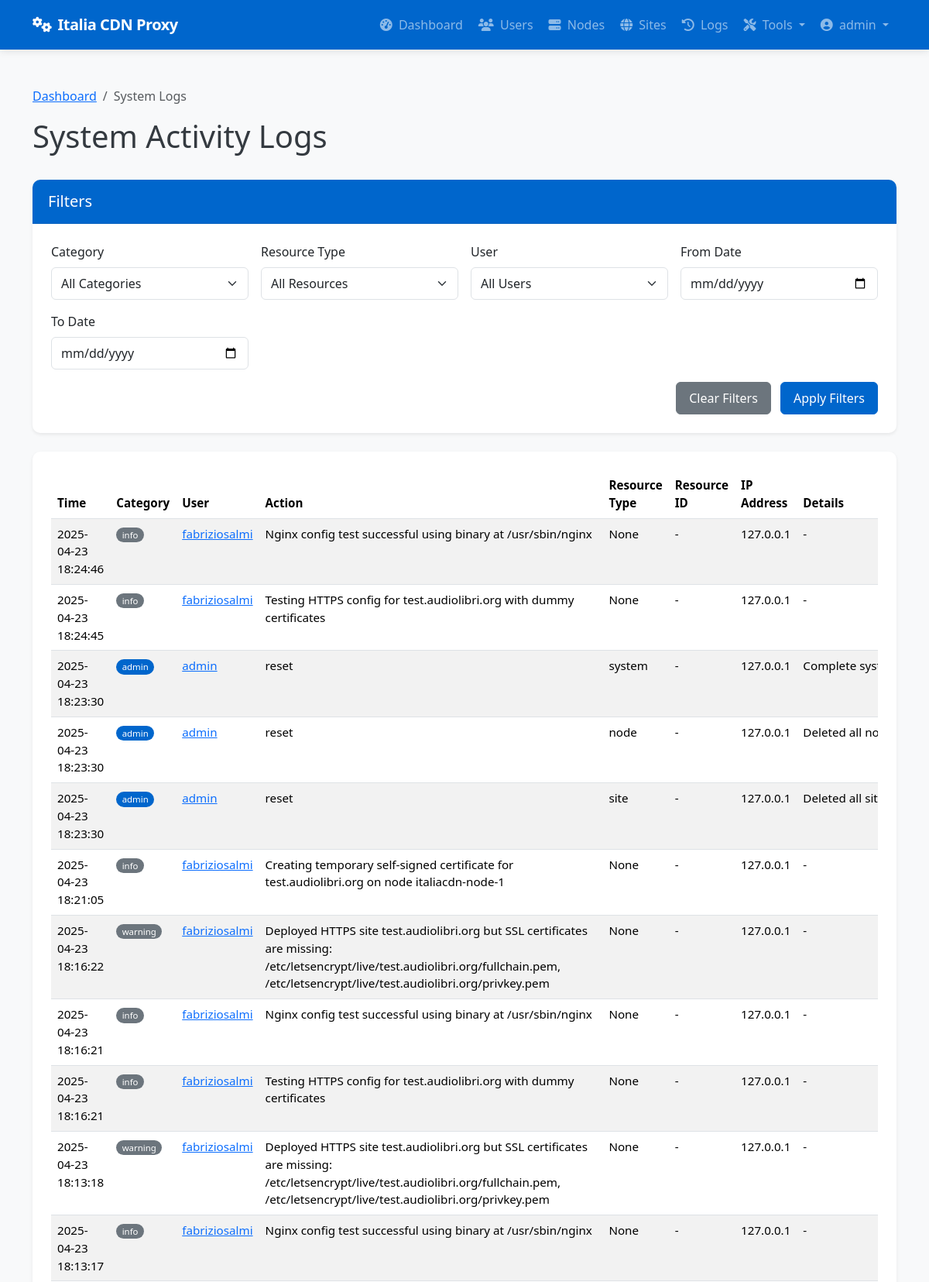
The page /admin/system/logs (signed in, upper part) on the database its author committed.
### app/models/models.py (models this page shows, shortened)
class User(db.Model):
    __tablename__ = 'users'
    id = db.Column(db.Integer, primary_key=True)
    username = db.Column(db.String(64), unique=True, index=True, nullable=False)
    email = db.Column(db.String(120), unique=True, index=True, nullable=False)
    password_hash = db.Column(db.String(128), nullable=False)
    role = db.Column(db.String(20), nullable=False, default='client')  # 'admin' or 'client'
    is_active = db.Column(db.Boolean, default=True)
    created_at = db.Column(db.DateTime, default=datetime.utcnow)
    last_login = db.Column(db.DateTime, nullable=True)
    sites = db.relationship('Site', backref='owner', lazy='dynamic')
    def is_admin(self):
        return self.role == 'admin'

class SystemLog(db.Model):
    __tablename__ = 'system_logs'
    id = db.Column(db.Integer, primary_key=True)
    user_id = db.Column(db.Integer, db.ForeignKey('users.id'), nullable=True)  # Null for system events
    category = db.Column(db.String(32), nullable=False)  # auth, admin, system, security, etc.
    action = db.Column(db.String(64), nullable=False)    # login, logout, create, delete, etc.
    resource_type = db.Column(db.String(32), nullable=True)  # user, node, site, etc.
    resource_id = db.Column(db.Integer, nullable=True)       # ID of the affected resource
    details = db.Column(db.Text, nullable=True)              # Additional details
    ip_address = db.Column(db.String(45), nullable=True)     # IP address of user/system
    created_at = db.Column(db.DateTime, default=datetime.utcnow)
    user = db.relationship('User', backref=db.backref('system_logs', lazy='dynamic'))

### app/controllers/admin.py (the view, shortened to what this page needs)
@admin.route('/system/logs')
@login_required
@admin_required
def system_logs():
    category = request.args.get('category')
    user_id = request.args.get('user_id')
    resource_type = request.args.get('resource_type')
    from_date = request.args.get('from_date')
    to_date = request.args.get('to_date')
    from app.models.models import SystemLog
    query = SystemLog.query
    if category:
        query = query.filter(SystemLog.category == category)
    if user_id:
        query = query.filter(SystemLog.user_id == user_id)
    if resource_type:
        query = query.filter(SystemLog.resource_type == resource_type)
    if from_date:
        try:
            from_datetime = datetime.strptime(from_date, '%Y-%m-%d')
            query = query.filter(SystemLog.created_at >= from_datetime)
        except ValueError:
            pass
    categories = db.session.query(SystemLog.category).distinct().all()
    resource_types = db.session.query(SystemLog.resource_type).distinct().all()
    users = User.query.all()
    page = request.args.get('page', 1, type=int)
    logs = query.order_by(SystemLog.created_at.desc()).paginate(page=page, per_page=50)
    return render_template('admin/system_logs.html',
                          logs=logs,
                          categories=[c[0] for c in categories if c[0]],
                          resource_types=[r[0] for r in resource_types if r[0]],
                          users=users,
                          filters={
                              'category': category,
                              'user_id': user_id,
                              'resource_type': resource_type,
                              'from_date': from_date,
                              'to_date': to_date
                          })

### app/models/__init__.py (called while the page is built)
@login_manager.user_loader
def load_user(user_id):
    return User.query.get(int(user_id))

### app/services/access_control.py (called while the page is built)
def admin_required(f):
    @wraps(f)
    def decorated_function(*args, **kwargs):
        if not current_user.is_admin():
            flash('You need admin privileges to access this page.', 'error')
            return abort(403)
        return f(*args, **kwargs)
    return decorated_function

### app/templates/admin/system_logs.html (shortened to what this page needs)
{% extends 'base.html' %}
{% block content %}
<div class="container py-4">
    <nav aria-label="breadcrumb">
        <ol class="breadcrumb">
            <li class="breadcrumb-item"><a href="{{ url_for('admin.dashboard') }}">Dashboard</a></li>
            <li class="breadcrumb-item active" aria-current="page">System Logs</li>
        </ol>
    </nav>
    <div class="d-flex justify-content-between align-items-center mb-4">
        <h1>System Activity Logs</h1>
    </div>
    <div class="card shadow-sm mb-4">
        <div class="card-header bg-primary text-white">
            <h5 class="card-title mb-0">Filters</h5>
        </div>
        <div class="card-body">
            <form method="GET" action="{{ url_for('admin.system_logs') }}" class="row g-3">
                <div class="col-md-3">
                    <label for="category" class="form-label">Category</label>
                    <select class="form-select" id="category" name="category">
                        <option value="">All Categories</option>
                    </select>
                </div>
                <div class="col-md-3">
                    <label for="resource_type" class="form-label">Resource Type</label>
                    <select class="form-select" id="resource_type" name="resource_type">
                        <option value="">All Resources</option>
                    </select>
                </div>
                <div class="col-md-3">
                    <label for="user_id" class="form-label">User</label>
                    <select class="form-select" id="user_id" name="user_id">
                        <option value="">All Users</option>
                    </select>
                </div>
                <div class="col-md-3">
                    <label for="from_date" class="form-label">From Date</label>
                    <input type="date" class="form-control" id="from_date" name="from_date" value="{{ filters.from_date }}">
                </div>
                <div class="col-md-3">
                    <label for="to_date" class="form-label">To Date</label>
                    <input type="date" class="form-control" id="to_date" name="to_date" value="{{ filters.to_date }}">
                </div>
                <div class="col-md-12 text-end">
                    <a href="{{ url_for('admin.system_logs') }}" class="btn btn-secondary me-2">Clear Filters</a>
                    <button type="submit" class="btn btn-primary">Apply Filters</button>
                </div>
            </form>
        </div>
    </div>
    <div class="card shadow-sm">
        <div class="card-body">
            {% if logs.items %}
                <div class="table-responsive">
                    <table class="table table-striped table-hover">
                        <thead>
                            <tr>
                                <th>Time</th>
                                <th>Category</th>
                                <th>User</th>
                                <th>Action</th>
                                <th>Resource Type</th>
                                <th>Resource ID</th>
                                <th>IP Address</th>
                                <th>Details</th>
                            </tr>
                        </thead>
                        <tbody>
                            {% for log in logs.items %}
                            <tr>
                                <td>{{ log.created_at.strftime('%Y-%m-%d %H:%M:%S') }}</td>
                                <td>
                                    <span class="badge rounded-pill
                                    {% if log.category == 'auth' %}bg-info
                                    {% elif log.category == 'admin' %}bg-primary
                                    {% elif log.category == 'security' %}bg-danger
                                    {% elif log.category == 'system' %}bg-success
                                    {% else %}bg-secondary{% endif %}">
                                        {{ log.category }}
                                    </span>
                                </td>
                                <td>
                                    {% if log.user %}
                                        <a href="{{ url_for('admin.edit_user', user_id=log.user_id) }}">{{ log.user.username }}</a>
                                    {% else %}
                                        <span class="text-muted">System</span>
                                    {% endif %}
                                </td>
                                <td>{{ log.action }}</td>
                                <td>{{ log.resource_type }}</td>
                                <td>
                                    {% if log.resource_type == 'site' and log.resource_id %}
                                        <a href="{{ url_for('admin.view_site', site_id=log.resource_id) }}">{{ log.resource_id }}</a>
                                    {% elif log.resource_type == 'node' and log.resource_id %}
                                        <a href="{{ url_for('admin.view_node', node_id=log.resource_id) }}">{{ log.resource_id }}</a>
                                    {% elif log.resource_type == 'user' and log.resource_id %}
                                        <a href="{{ url_for('admin.edit_user', user_id=log.resource_id) }}">{{ log.resource_id }}</a>
                                    {% else %}
                                        {{ log.resource_id if log.resource_id else '-' }}
                                    {% endif %}
                                </td>
                                <td>{{ log.ip_address or '-' }}</td>
                                <td>
                                    <span class="text-truncate d-inline-block" style="max-width: 300px;" title="{{ log.details }}">
                                        {{ log.details or '-' }}
                                    </span>
                                </td>
                            </tr>
                            {% endfor %}
                        </tbody>
                    </table>
                </div>
            {% else %}
                <div class="alert alert-info mb-0">
                    <i class="fas fa-info-circle me-2"></i> No system logs found matching your criteria.
                </div>
            {% endif %}
        </div>
    </div>
</div>
{% endblock %}

### app/templates/base.html (shortened to what this page needs)
<!DOCTYPE html>
<html lang="en">
<head>
    <link href="https://cdn.jsdelivr.net/npm/bootstrap@5.3.2/dist/css/bootstrap.min.css" rel="stylesheet">
    <link rel="stylesheet" href="https://cdnjs.cloudflare.com/ajax/libs/font-awesome/6.4.2/css/all.min.css">
</head>
<body>
    <header>
        <nav class="navbar navbar-expand-lg navbar-dark bg-primary">
            <div class="container">
                <a class="navbar-brand" href="/">
                    <i class="fas fa-cogs me-2"></i>Italia CDN Proxy
                </a>
                <div class="collapse navbar-collapse" id="navbarNav">
                    <ul class="navbar-nav ms-auto">
                        {% if current_user.is_authenticated %}
                            {% if current_user.is_admin() %}
                                <li class="nav-item">
                                    <a class="nav-link {% if request.endpoint == 'admin.dashboard' %}active{% endif %}" href="{{ url_for('admin.dashboard') }}">
                                        <i class="fas fa-tachometer-alt me-1"></i> Dashboard
                                    </a>
                                </li>
                                <li class="nav-item">
                                    <a class="nav-link {% if 'admin.list_users' in request.endpoint %}active{% endif %}" href="{{ url_for('admin.list_users') }}">
                                        <i class="fas fa-users me-1"></i> Users
                                    </a>
                                </li>
                                <li class="nav-item">
                                    <a class="nav-link {% if 'admin.list_nodes' in request.endpoint %}active{% endif %}" href="{{ url_for('admin.list_nodes') }}">
                                        <i class="fas fa-server me-1"></i> Nodes
                                    </a>
                                </li>
                                <li class="nav-item">
                                    <a class="nav-link {% if 'admin.list_sites' in request.endpoint %}active{% endif %}" href="{{ url_for('admin.list_sites') }}">
                                        <i class="fas fa-globe me-1"></i> Sites
                                    </a>
                                </li>
                                <li class="nav-item">
                                    <a class="nav-link {% if request.endpoint == 'admin.deployment_logs' %}active{% endif %}" href="{{ url_for('admin.deployment_logs') }}">
                                        <i class="fas fa-history me-1"></i> Logs
                                    </a>
                                </li>
                                <li class="nav-item dropdown">
                                    <a class="nav-link dropdown-toggle" href="#" id="adminToolsDropdown" role="button" data-bs-toggle="dropdown" aria-expanded="false">
                                        <i class="fas fa-tools me-1"></i> Tools
                                    </a>
                                </li>
                            {% endif %}
                            <li class="nav-item dropdown">
                                <a class="nav-link dropdown-toggle" href="#" id="userDropdown" role="button" data-bs-toggle="dropdown" aria-expanded="false">
                                    <i class="fas fa-user-circle me-1"></i> {{ current_user.username }}
                                </a>
                            </li>
                        {% endif %}
                    </ul>
                </div>
            </div>
        </nav>
    </header>
    <main>
        {% block content %}{% endblock %}
    </main>
</body>
</html>

### app/templates/base.html (style rules this page uses)
:root { --primary-color: #0066CC; --primary-dark: #0052a3; --success-color: #198754; --info-color: #0dcaf0; --warning-color: #ffc107; --danger-color: #dc3545; }
body { min-height: 100vh; display: flex; flex-direction: column; background-color: #f8f9fa; color: #343a40; }
main { flex: 1; padding: 1.5rem 0; }
.navbar-brand { font-weight: 700; letter-spacing: -0.5px; }
.navbar { box-shadow: 0 2px 10px rgba(0, 0, 0, 0.1); padding: 0.75rem 1rem; }
.nav-link { font-weight: 500; transition: all 0.2s ease; padding: 0.5rem 1rem; border-radius: 4px; margin: 0 0.125rem; }
.card { border-radius: 0.625rem; box-shadow: 0 4px 12px rgba(0, 0, 0, 0.05); border: none; margin-bottom: 1.75rem; overflow: hidden; transition: transform 0.2s, box-shadow 0.2s; }
.card-header { border-bottom: 1px solid rgba(0, 0, 0, 0.075); background-color: #fff; padding: 1rem 1.25rem; font-weight: 600; }
.card-body { padding: 1.5rem; }
.btn { border-radius: 0.375rem; padding: 0.5rem 1rem; font-weight: 500; transition: all 0.2s; }
.btn-primary { background-color: var(--primary-color); border-color: var(--primary-color); }
.bg-primary { background-color: var(--primary-color) !important; }
.table { font-size: 0.95rem; }
.table th { font-weight: 600; border-top: none; }
.table-striped tbody tr:nth-of-type(odd) { background-color: rgba(0, 0, 0, 0.02); }
.badge { font-weight: 500; padding: 0.35em 0.65em; }
.form-control, .form-select { border-radius: 0.375rem; padding: 0.5rem 0.75rem; border-color: #dee2e6; }

### rows shown on the page
User: username "admin"
SystemLog: created_at "2025-04-23 18:24:46", category "info", user.username "fabriziosalmi", action "Nginx config test successful using binary at /usr/sbin/nginx", resource_type "None", resource_id "-", ip_address "127.0.0.1", details "-"
SystemLog: created_at "2025-04-23 18:24:45", category "info", user.username "fabriziosalmi", action "Testing HTTPS config for test.audiolibri.org with dummy certificates", resource_type "None", resource_id "-", ip_address "127.0.0.1", details "-"
SystemLog: created_at "2025-04-23 18:23:30", category "admin", user.username "admin", action "reset", resource_type "system", resource_id "-", ip_address "127.0.0.1", details "Complete…"
SystemLog: created_at "2025-04-23 18:23:30", category "admin", user.username "admin", action "reset", resource_type "node", resource_id "-", ip_address "127.0.0.1", details "Deleted all…"
SystemLog: created_at "2025-04-23 18:23:30", category "admin", user.username "admin", action "reset", resource_type "site", resource_id "-", ip_address "127.0.0.1", details "Deleted all…"
SystemLog: created_at "2025-04-23 18:21:05", category "info", user.username "fabriziosalmi", action "Creating temporary self-signed certificate for test.audiolibri.org on node italiacdn-node-1", resource_type "None", resource_id "-", ip_address "127.0.0.1", details "-"
SystemLog: created_at "2025-04-23 18:16:22", category "warning", user.username "fabriziosalmi", action "Deployed HTTPS site test.audiolibri.org but SSL certificates are missing: /etc/letsencrypt/live/test.audiolibri.org/fullchain.pem, /etc/letsencrypt/live/test.audiolibri.org/privkey.pem", resource_type "None", resource_id "-", ip_address "127.0.0.1", details "-"
SystemLog: created_at "2025-04-23 18:16:21", category "info", user.username "fabriziosalmi", action "Nginx config test successful using binary at /usr/sbin/nginx", resource_type "None", resource_id "-", ip_address "127.0.0.1", details "-"
SystemLog: created_at "2025-04-23 18:16:21", category "info", user.username "fabriziosalmi", action "Testing HTTPS config for test.audiolibri.org with dummy certificates", resource_type "None", resource_id "-", ip_address "127.0.0.1", details "-"
SystemLog: created_at "2025-04-23 18:13:18", category "warning", user.username "fabriziosalmi", action "Deployed HTTPS site test.audiolibri.org but SSL certificates are missing: /etc/letsencrypt/live/test.audiolibri.org/fullchain.pem, /etc/letsencrypt/live/test.audiolibri.org/privkey.pem", resource_type "None", resource_id "-", ip_address "127.0.0.1", details "-"
SystemLog: created_at "2025-04-23 18:13:17", category "info", user.username "fabriziosalmi", action "Nginx config test successful using binary at /usr/sbin/nginx", resource_type "None", resource_id "-", ip_address "127.0.0.1", details "-"
